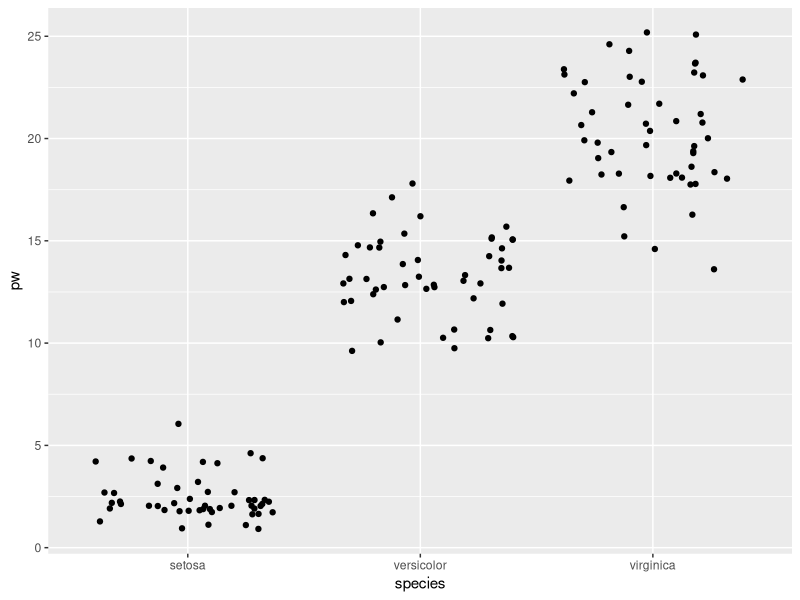
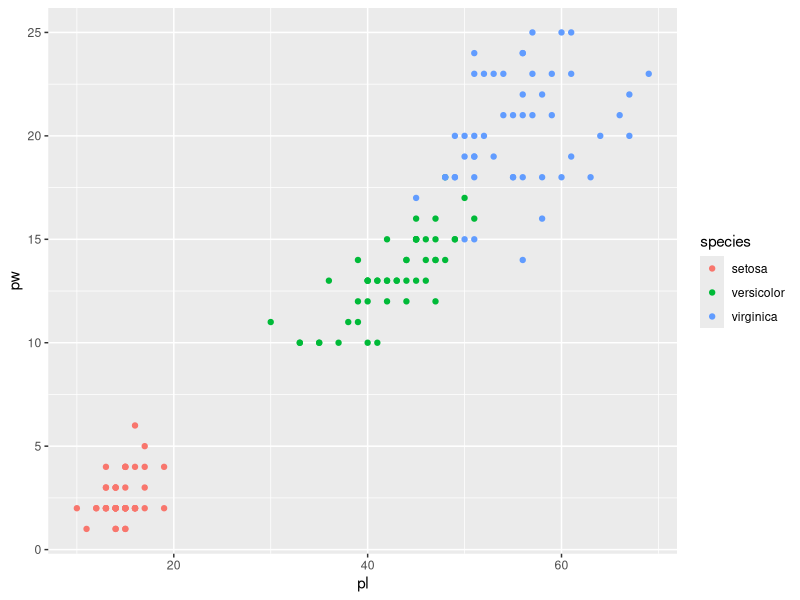

Recreate these plots in R, in order.

# load packages -----------------------------------------------------------

library(tidyverse)
library(dplyr)
library(ggplot2)

# print data --------------------------------------------------------------
iris
iris <- as_tibble(iris) # so it prints a little nicer
iris


# question 1 --------------------------------------------------------------

i1<-rename(iris, sepal_length = Sepal.Length, sepal_width = Sepal.Width, petal_length = Petal.Length, petal_width = Petal.Width, species = Species)
i1

# question 2 --------------------------------------------------------------
select(i1, sepal_length,sepal_width,petal_length,petal_width)
i1
i2<-mutate(i1, sl = sepal_length* 10, sw = sepal_width*10,pl = petal_length*10, pw = petal_width*10  )
i2

# question 3 --------------------------------------------------------------

i3 <- mutate(i2 , sepal_area = sl*sw, petal_area=pl*pw)
i4 <-select(i3,sepal_area,petal_area, species)

# question 4 --------------------------------------------------------------
i5 <- select(i3,sl)
i5

 summarize(i5,sampl_size = n(),
          maximum = max(sl),
          minimum = min(sl),
          iqr = IQR(sl),
          med = median(sl),
          range=maximum-minimum,
          q1 = quantile(sl, probs = 0.25),
          q3 = quantile(sl,probs = 0.75))

# question 5 --------------------------------------------------------------
i6 <- select(i3,sw)
summarize(i6,sample_size = n(),
          Mean = mean(sw),
          SD = sd(sw),
          sem = SD / sqrt(sample_size),
          ci_upper_limit = Mean + 1.96 * sem,
          ci_lower_limit = Mean - 1.96 * sem,
          variance = var(sw))

# question 6 --------------------------------------------------------------

ggplot(data = i3) +
  geom_jitter(mapping = aes(x = species, y = pw))          

# question 7 --------------------------------------------------------------

pw_summary <-
  summarize(
    i3, 
    mean_pw= mean(pw),
    sem = sd(pw) / sqrt(n()),
    ci_upper_limit = mean_pw + 1.96 * sem,
    ci_lower_limit = mean_pw - 1.96 * sem
  )
pw_summary

# question 8 --------------------------------------------------------------

ggplot(data = i3) +
  geom_point(mapping = aes(x = pl, y = pw, color = species))

